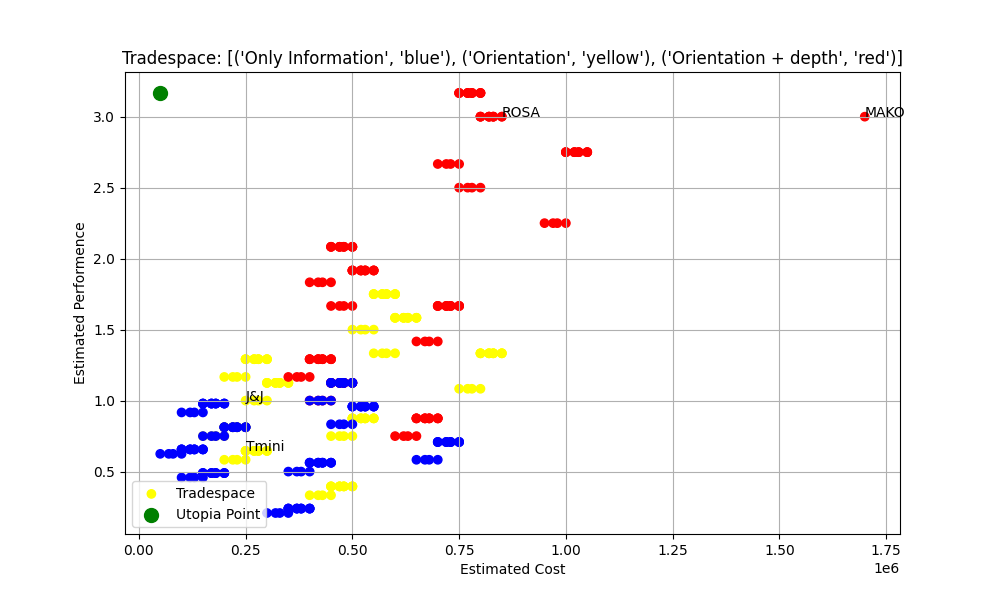
#> input picture Tradespace_exploration_python/Tradespace0.png, 1000 x 600 px
$ python -i combine_plots_vertical.py   (imports and definitions only)
#> lines starting #> are read from the running program, lines starting #| are printed output that depends on the picture
from PIL import Image

def get_concat_v(name):
#> called with name = 'Tradespace0.png'
    print("test")
    image1 = Image.open(r'Tradespace0.png')
#> image1 is the input picture: PIL image 1000x600 RGBA; mean R, G, B, A 248.2, 246.6, 246.6, 255
    image2 = Image.open(r'Tradespace1.png')
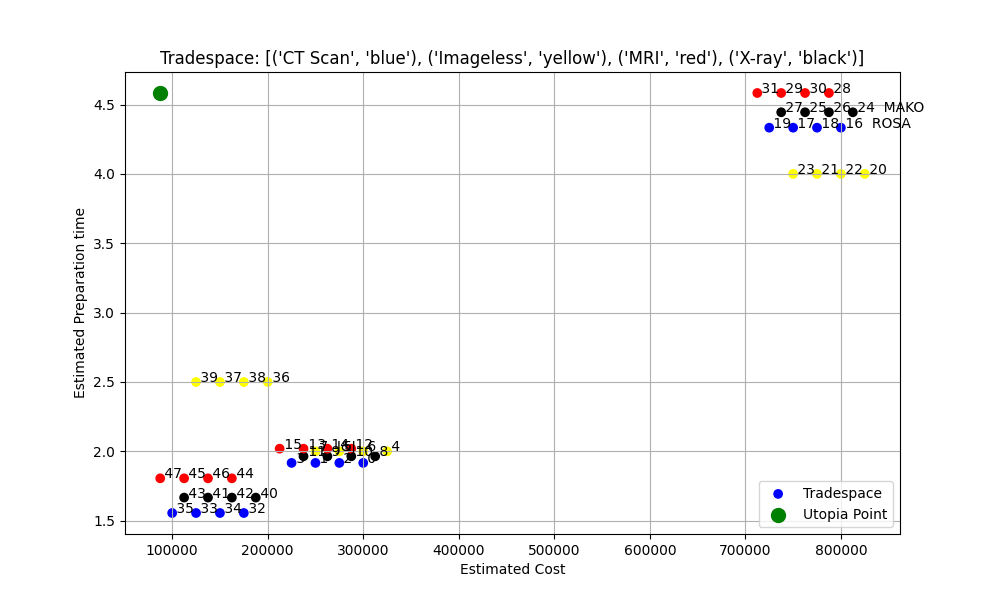
#> input picture Tradespace_exploration_python/Tradespace1.png, 1000 x 600 px
#> image2 is the input picture: PIL image 1000x600 RGBA; mean R, G, B, A 248.2, 248, 248, 255
    image3 = Image.open(r'Tradespace2.png')
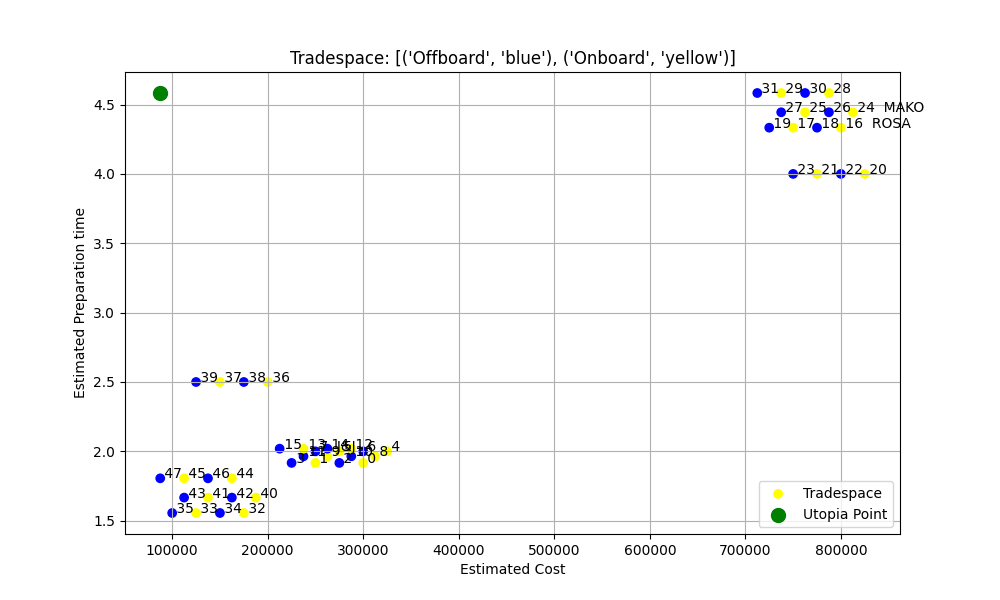
#> input picture Tradespace_exploration_python/Tradespace2.png, 1000 x 600 px
#> image3 is the input picture: PIL image 1000x600 RGBA; mean R, G, B, A 248.6, 248.7, 248.6, 255
    image4 = Image.open(r'Tradespace3.png')
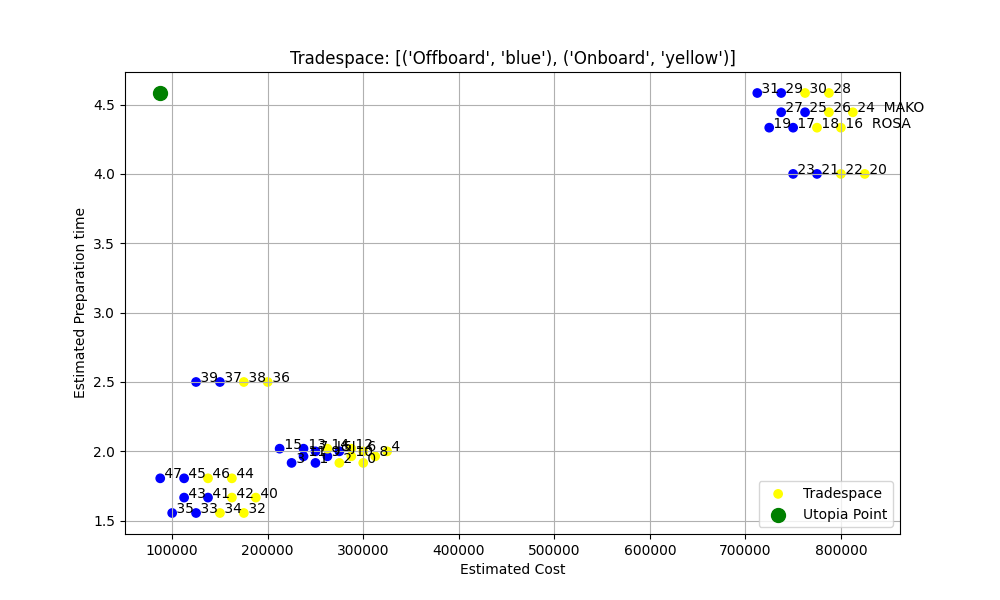
#> input picture Tradespace_exploration_python/Tradespace3.png, 1000 x 600 px
#> image4 is the input picture: PIL image 1000x600 RGBA; mean R, G, B, A 248.6, 248.7, 248.6, 255
#> (the run stopped early here; a loop or call above may not have finished)
